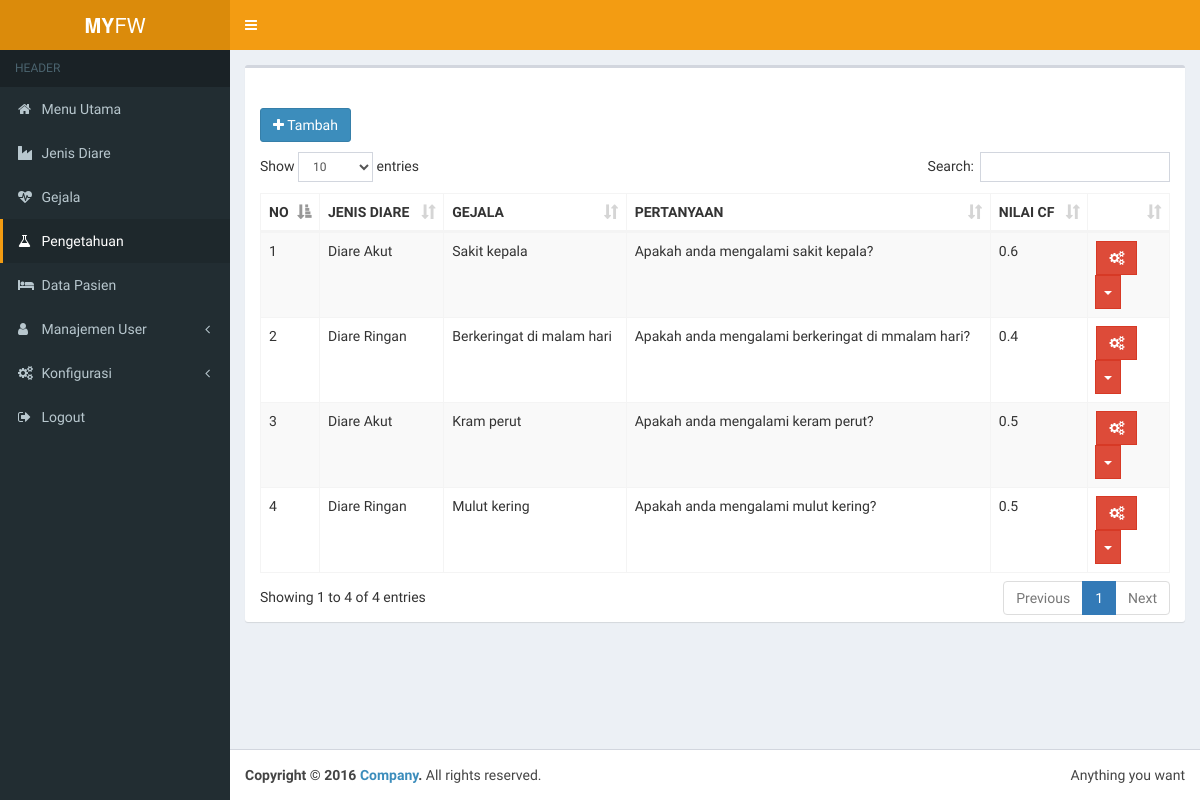
/admin/pengetahuan (signed in), run on the app's committed database.
### tables this page shows
CREATE TABLE `tbl_pengetahuan` (
  `kode_pengetahuan` varchar(10) NOT NULL,
  `kode_jenis` varchar(10) NOT NULL,
  `kode_gejala` varchar(10) NOT NULL,
  `pertanyaan` text NOT NULL,
  `nilai_cf` float NOT NULL
);

CREATE TABLE `tbl_jenis` (
  `kode_jenis` varchar(4) NOT NULL,
  `nama_jenis` varchar(200) NOT NULL,
  `penanganan` text NOT NULL,
  `banding` enum('<','>','<=','>=') NOT NULL,
  `parameter` int(4) NOT NULL,
  `tgl_update` timestamp NOT NULL DEFAULT CURRENT_TIMESTAMP ON UPDATE CURRENT_TIMESTAMP
);

CREATE TABLE `tbl_gejala` (
  `kode_gejala` varchar(4) NOT NULL,
  `nama_gejala` varchar(200) NOT NULL,
  `nilai_cf` float NOT NULL,
  `tgl_update` timestamp NOT NULL DEFAULT CURRENT_TIMESTAMP ON UPDATE CURRENT_TIMESTAMP
);

### application/modules/admin/views/layout/content.php (called while the page is built)
<?php
if ($content) {
    $this->load->view($content);
} else {
    echo "halaman tidak ditemukan";
}

### application/modules/admin/views/layout/wrapper.php (called while the page is built)
<?php require_once('head.php') ?>
<?php require_once('header.php') ?>
<?php require_once('nav.php') ?>
<?php require_once('content.php') ?>
<?php require_once('footer.php') ?>

### application/modules/admin/controllers/Pengetahuan.php (called while the page is built, shortened)
<?php
class Pengetahuan extends CI_Controller
{
    public function __construct()
    {
        $this->load->model('CF_model', 'CF');
    }
    public function index()
    {
        $pengetahuan = $this->CF->listPengetahuan();
        $data = array(
            'title'     => 'Manjemen Pengetahuan',
            'add'       => 'admin/pengetahuan/add',
            'edit'      => 'admin/pengetahuan/edit/',
            'delete'    => 'admin/pengetahuan/delete/',
            'pengetahuan'    => $pengetahuan,
            'content'       => 'admin/pengetahuan/list',
        );
        $this->load->view('layout/wrapper', $data, FALSE);
    }
}

### index.php (called while the page is built, shortened)
<?php
require_once BASEPATH.'core/CodeIgniter.php';

### application/modules/admin/models/CF_model.php (called while the page is built, shortened)
<?php
class CF_model extends CI_Model
{
    public function listPengetahuan()
    {
        $this->db->select('tbl_pengetahuan.*, tbl_jenis.*, tbl_gejala.*')
            ->from('tbl_pengetahuan')
            ->join('tbl_jenis', 'tbl_jenis.kode_jenis = tbl_pengetahuan.kode_jenis', 'left')
            ->join('tbl_gejala', 'tbl_gejala.kode_gejala = tbl_pengetahuan.kode_gejala', 'left');
        return $this->db->get()->result();
    }
}

### application/modules/admin/views/pengetahuan/list.php (the view, shortened to what this page needs)
<div class="box">
  <div class="box-header">
  </div>
  <div class="box-body no-padding">
    <div class="container-fluid">
      <p>
        <a href="<?= base_url($add) ?>" class="btn btn-primary"><i class="fa fa-plus"></i> Tambah</a>
      </p>
      <table class="table table table-bordered table-striped DataTable">
        <thead>
          <tr>
            <th width="20px">NO</th>
            <th>JENIS DIARE</th>
            <th>GEJALA</th>
            <th>PERTANYAAN</th>
            <th>NILAI CF</th>
            <th></th>
          </tr>
        </thead>
        <tbody>
          <?php $no = 1;
          foreach ($pengetahuan as $row) { ?>
            <tr>
              <td><?= $no ?></td>
              <td><?= $row->nama_jenis ?></td>
              <td><?= $row->nama_gejala ?></td>
              <td><?= $row->pertanyaan ?></td>
              <td><?= $row->nilai_cf ?></td>
              <td>
                <div class="btn-group">
                  <button type="button" class="btn btn-danger btn-flat"><i class="fa fa-cogs"></i></button>
                  <button type="button" class="btn btn-danger btn-flat dropdown-toggle" data-toggle="dropdown">
                    <span class="caret"></span>
                  </button>
                </div>
              </td>
            </tr>
          <?php $no++;
          } ?>
        </tbody>
      </table>
    </div>
  </div>
</div>

### data on the page
tbl_pengetahuan: kode_jenis.nama_jenis "Diare Akut", kode_gejala.nama_gejala "Sakit kepala", pertanyaan "Apakah anda mengalami sakit kepala?", kode_gejala.nilai_cf "0.6"
tbl_pengetahuan: kode_jenis.nama_jenis "Diare Ringan", kode_gejala.nama_gejala "Berkeringat di malam hari", pertanyaan "Apakah anda mengalami berkeringat di mmalam hari?", kode_gejala.nilai_cf "0.4"
tbl_pengetahuan: kode_jenis.nama_jenis "Diare Akut", kode_gejala.nama_gejala "Kram perut", pertanyaan "Apakah anda mengalami keram perut?", kode_gejala.nilai_cf "0.5"
tbl_pengetahuan: kode_jenis.nama_jenis "Diare Ringan", kode_gejala.nama_gejala "Mulut kering", pertanyaan "Apakah anda mengalami mulut kering?", kode_gejala.nilai_cf "0.5"
